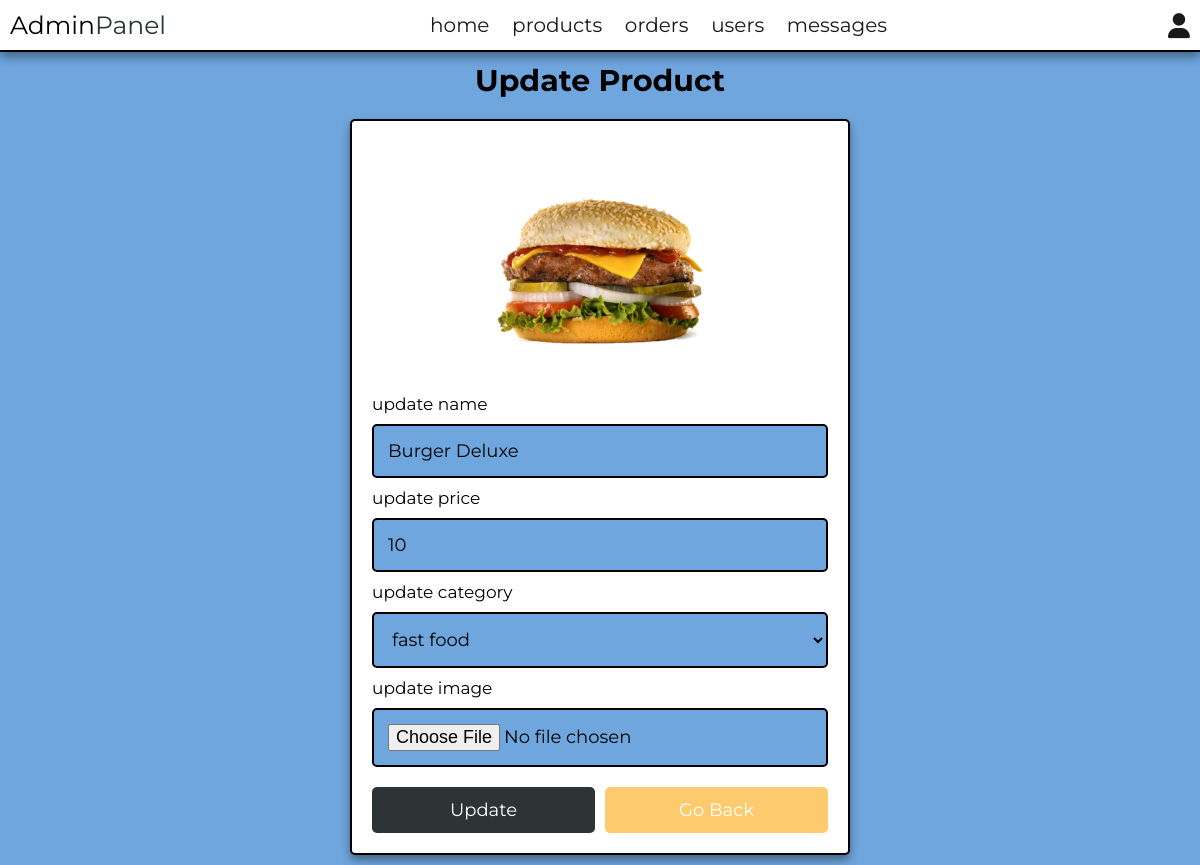
The page /admin/update_product.php?update=4 (signed in) on the database its author committed.
### tables this page shows
CREATE TABLE `products` (
  `id` int(100) NOT NULL,
  `name` varchar(100) NOT NULL,
  `category` varchar(100) NOT NULL,
  `price` int(10) NOT NULL,
  `image` varchar(100) NOT NULL
);

### admin/update_product.php (the view, shortened to what this page needs)
<?php
include '../components/connect.php';
?>
<!DOCTYPE html>
<html lang="en">
<head>
   <link rel="stylesheet" href="https://cdnjs.cloudflare.com/ajax/libs/font-awesome/6.1.1/css/all.min.css">
   <link rel="stylesheet" href="../css/admin_style.css">
</head>
<body>
<?php include '../components/admin_header.php' ?>
<section class="update-product">
   <h1 class="heading">update product</h1>
   <?php
      $update_id = $_GET['update'];
      $show_products = $conn->prepare("SELECT * FROM `products` WHERE id = ?");
      $show_products->execute([$update_id]);
      if($show_products->rowCount() > 0){
         while($fetch_products = $show_products->fetch(PDO::FETCH_ASSOC)){
   ?>
   <form action="" method="POST" enctype="multipart/form-data">
      <img src="../uploaded_img/<?= $fetch_products['image']; ?>" alt="">
      <span>update name</span>
      <input type="text" required placeholder="enter product name" name="name" maxlength="100" class="box" value="<?= $fetch_products['name']; ?>">
      <span>update price</span>
      <input type="number" min="0" max="9999999999" required placeholder="enter product price" name="price" onkeypress="if(this.value.length == 10) return false;" class="box" value="<?= $fetch_products['price']; ?>">
      <span>update category</span>
      <select name="category" class="box" required>
         <option selected value="<?= $fetch_products['category']; ?>"><?= $fetch_products['category']; ?></option>
      </select>
      <span>update image</span>
      <input type="file" name="image" class="box" accept="image/jpg, image/jpeg, image/png, image/webp">
      <div class="flex-btn">
         <input type="submit" value="update" class="btn" name="update">
         <a href="products.php" class="option-btn">go back</a>
      </div>
   </form>
   <?php
         }
      }else{
         echo '<p class="empty">no products added yet!</p>';
      }
   ?>
</section>
</body>
</html>

### css/admin_style.css (style rules this page uses)
:root { --main-color: #2d3436; --red: #d63031; --orange: #fdcb6e; --black: #000000; --white: #ffffff; --light-bg: #6fa6dd; --light-color: #19191a; --border: .2rem solid var(--black); --box-shadow: 0 .5rem 1rem rgba(0, 0, 0, .4); }
* { font-family: 'Montserrat', sans-serif; margin:0; padding:0; box-sizing: border-box; text-decoration: none; outline: none; border:none; }
html { font-size: 62.5%; overflow-x: hidden; }
body { background-color: var(--light-bg); }
section { max-width: 1300px; margin:0 auto; padding:1rem; }
.btn, .delete-btn, .option-btn { display: block; margin-top: 1rem; border-radius: .5rem; cursor: pointer; width: 100%; font-size: 1.8rem; color:var(--white); padding:1.2rem 3rem; text-transform: capitalize; text-align: center; }
.btn { background-color: var(--main-color); }
.option-btn { background-color: var(--orange); }
.flex-btn { display: flex; gap:1rem; }
.heading { text-align: center; margin-bottom: 2rem; text-transform: capitalize; color:var(--black); font-size: 3rem; }
.update-product form { margin:0 auto; max-width: 50rem; background-color: var(--white); border-radius: .5rem; box-shadow: var(--box-shadow); border:var(--border); padding:2rem; }
.update-product form img { height: 25rem; width: 100%; object-fit: contain; }
.update-product form .box { background-color: var(--light-bg); border:var(--border); width: 100%; padding:1.4rem; font-size: 1.8rem; color:var(--black); border-radius: .5rem; margin: 1rem 0; }
.update-product form span { font-size: 1.7rem; color:var(--black); }

### rows shown on the page
products: image (picture), name "Burger Deluxe", price "10", category "fast food"
